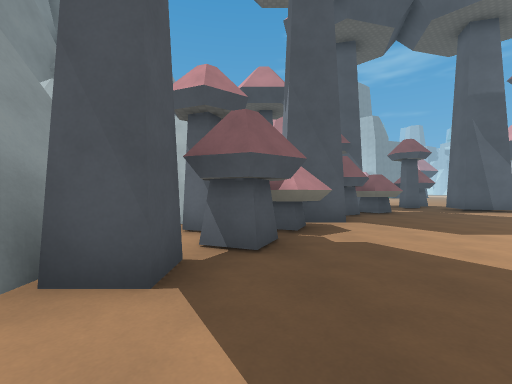
View 1 (above)

20 first-person views from a walk through a Godot game level. The camera is 1.4 m above the floor, looks level and sees 90° across. The floor is counted in squares, 2 m on a side. Each view is taken from the middle of a square. On the plan, view 1 faces up. The plan holds only what a view shows up to about 9 squares ahead; the rest is blank. The place goes on beyond the plan. Characters and animated objects are not drawn. Surface patterns are stand-ins for the level's own textures.

View 2
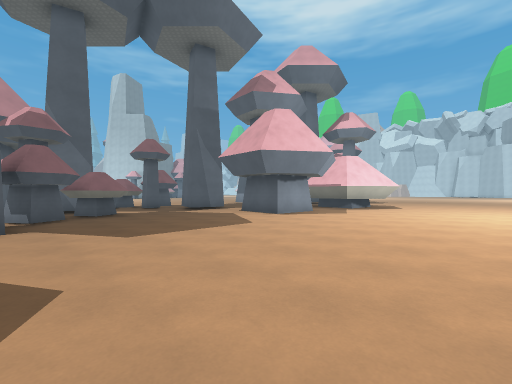

View 3
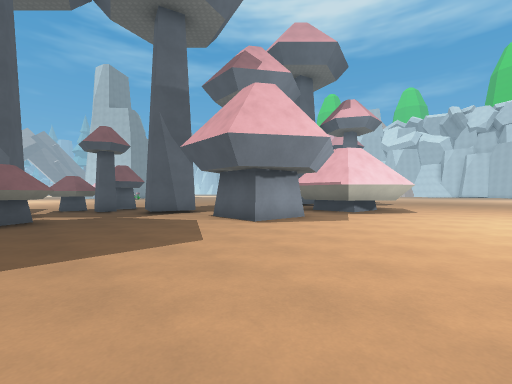

View 4
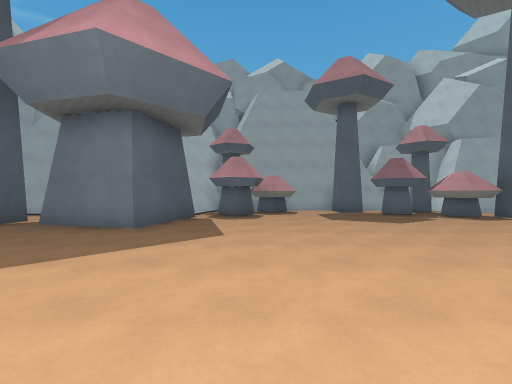

View 5
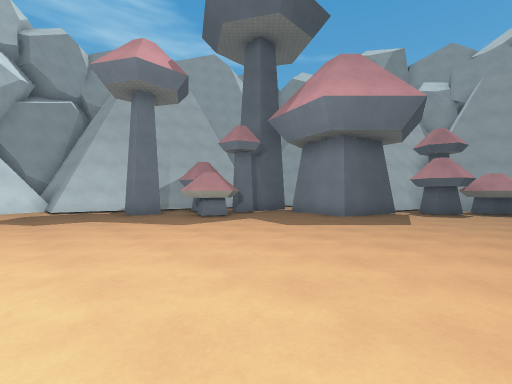

View 6
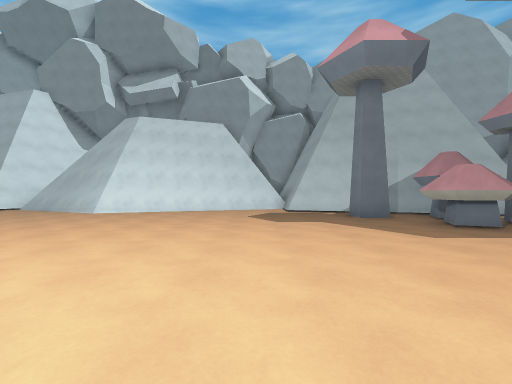

View 7
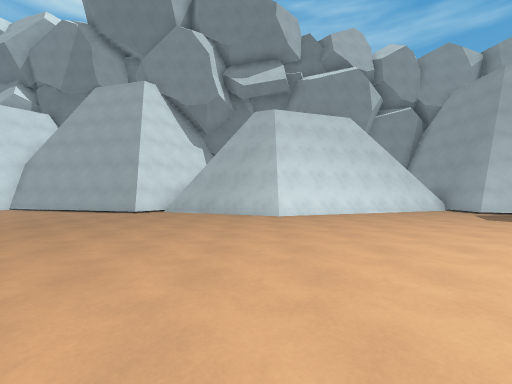

View 8
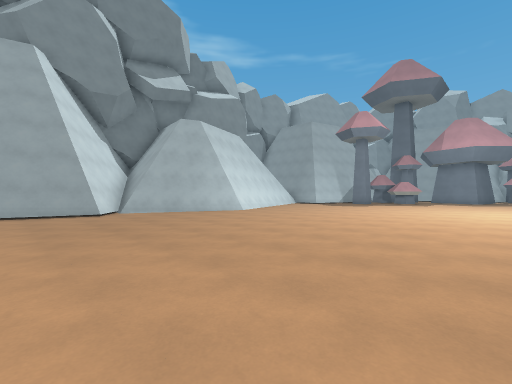

View 9
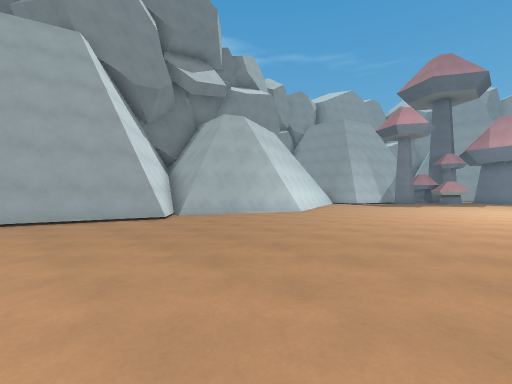

View 10
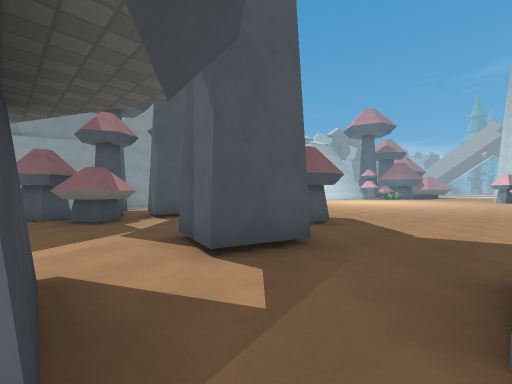

View 11
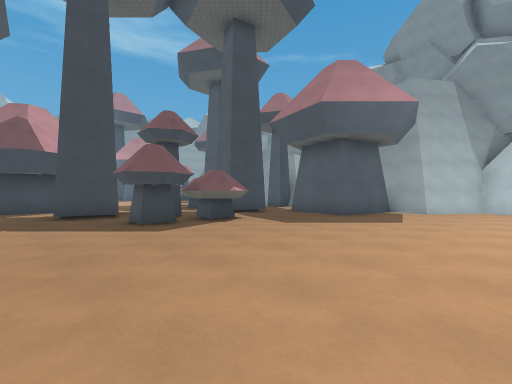

View 12
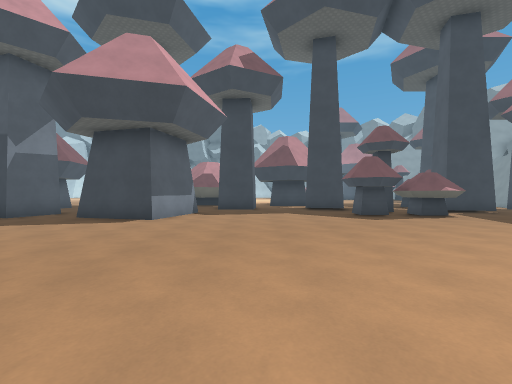

View 13
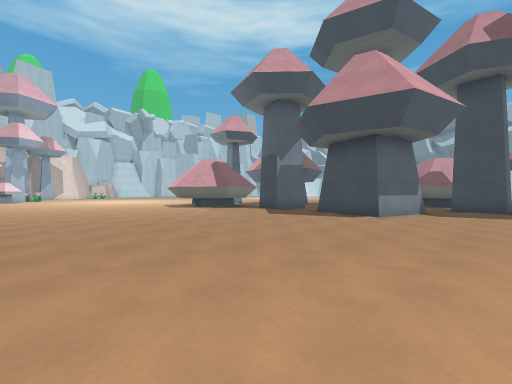

View 14
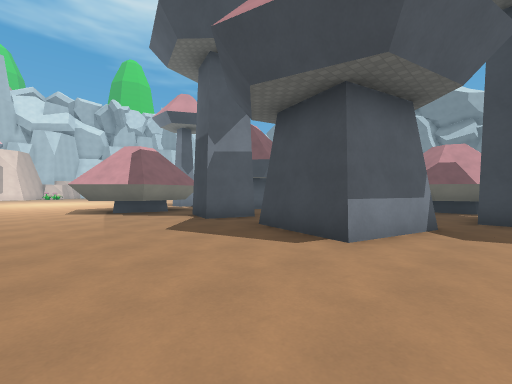

View 15
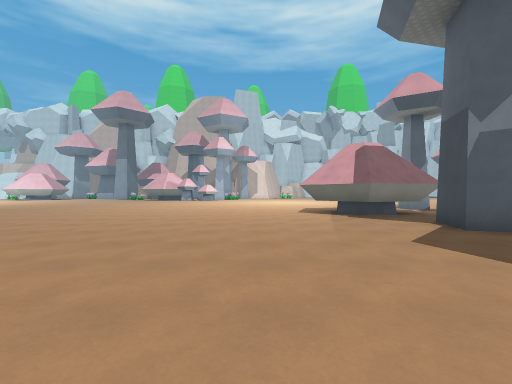

View 16
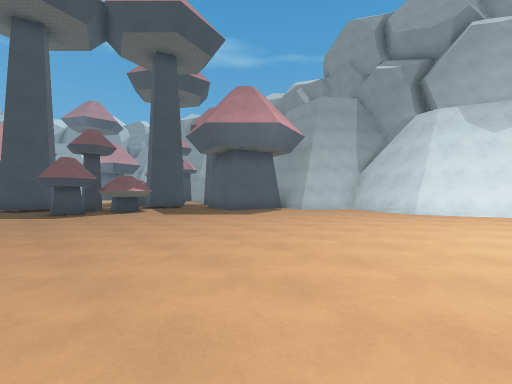

View 17
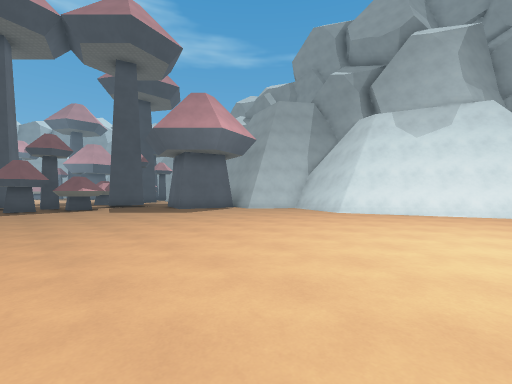

View 18
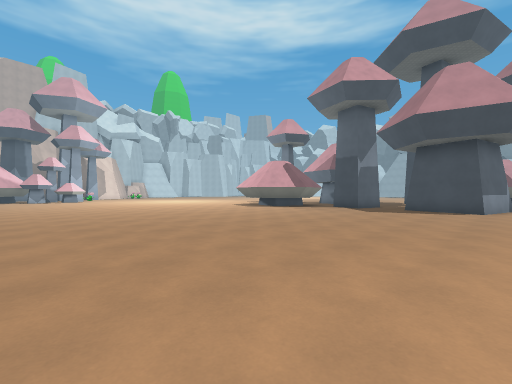

View 19
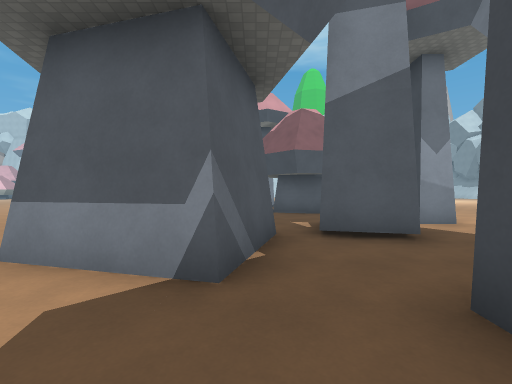

View 20
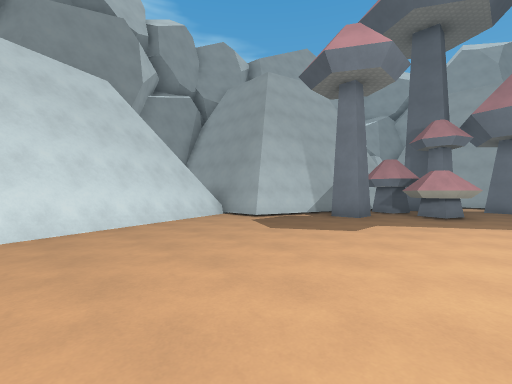

### Floor plan
Key: @ floor where view 1 was taken; # wall or solid block; x gap in a wall; . floor.
Columns run from 2 left of view 1 to 23 right of it. Each row starts with its distance up from view 1.
 24 #..........    ...........
 23 #..........    ...........
 22 ##..........   ...........
 21  #.......... .............
 20  #.......... .............
 19  #.......................
 18 ##.......................
 17 ##........................
 16  ##.......................
 15   ##...................#
 14    ##.................##
 13     #...#.......##..##.#
 12      ...##......## .# .#
 11      ##..#......##...
 10      .#...##.....x....#
  9      ##...#...#..#  ..#
  8     ###....... ....
  7  #  #......##. ##..#
  6 ##.##......##.###  ..
  5  ###..........##    .
  4  ##............#
  3 ###...............
  2 ##.................
  1  ..................
  0  #@..............
 -1  ##..........
 -2  ##......................
 -3  ####....................
 -4     ##....................
 -5     #.....................
 -6     ...##.................
 -7     #####.................
 -8       ##.#................
 -9      ###..................
-10        ####.....###.......
-11           #..############.
-12           ####       #####

Positions as (right, up) in squares from view 1, and headings:
1: (0, 0), facing up
2: (2, 0), facing up-right
3: (4, 1), facing up-right
4: (8, -1), facing left
5: (10, 0), facing down-left
6: (10, -1), facing down
7: (16, -2), facing down
8: (22, -2), facing down-left
9: (23, -4), facing down-left
10: (11, 7), facing up-left
11: (10, 18), facing down-left
12: (11, 20), facing down
13: (11, 21), facing down-right
14: (12, 17), facing down-right
15: (13, 17), facing right
16: (9, 22), facing down-left
17: (8, 24), facing down-left
18: (13, 24), facing down-right
19: (11, 11), facing right
20: (14, -5), facing down-left
